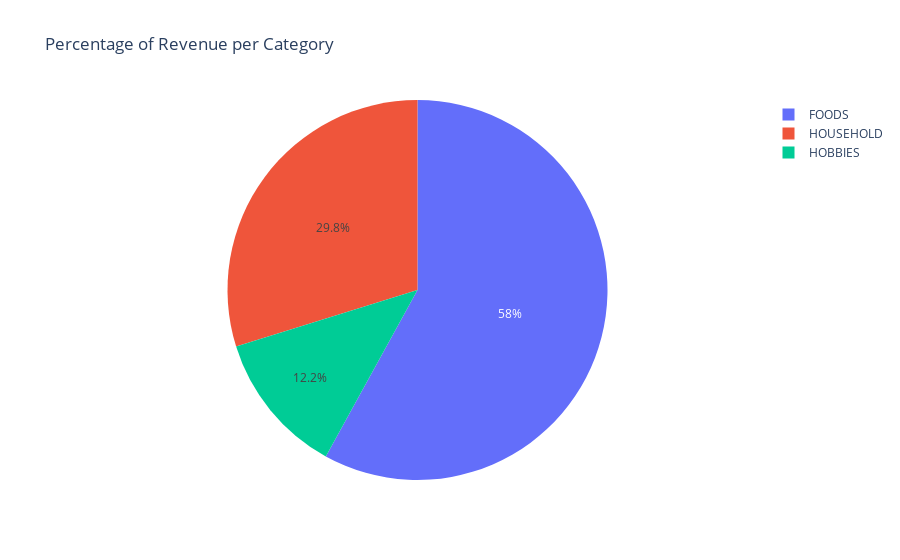

The code cell stored with this chart in its notebook:
### Code cell
fig8 = px.pie(d, values='cost', names='cat', title='Percentage of Revenue per Category')
fig8.show()

### Figure 1 — Plotly figure (JSON) as saved in the notebook; plotly's stock layout.template omitted (floating-point values rounded to 4 significant figures)
{"data": [{"domain": {"x": [0, 1], "y": [0, 1]}, "hovertemplate": "cat=%{label}<br>cost=%{value}<extra></extra>", "labels": ["FOODS", "HOBBIES", "HOUSEHOLD"], "legendgroup": "", "name": "", "showlegend": true, "type": "pie", "values": [111100000.0, 23320000.0, 57120000.0]}], "layout": {"legend": {"tracegroupgap": 0}, "title": {"text": "Percentage of Revenue per Category"}}}
